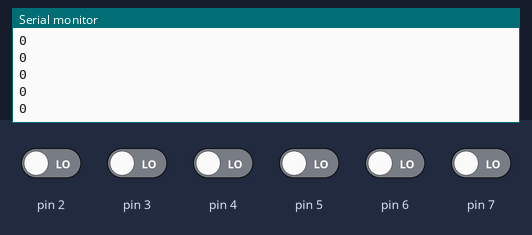
Recording of a sketch running on a simulated Arduino Uno, built with avr-gcc and run on an emulated ATmega328P. On the bench: the last lines printed to the serial monitor. The test bench sets the inputs (shaded band); at power-on: pin 2–7 LOW.

Above: at 1.2 s.
1.3 s: pin 2 driven HIGH
At 2.4 s:
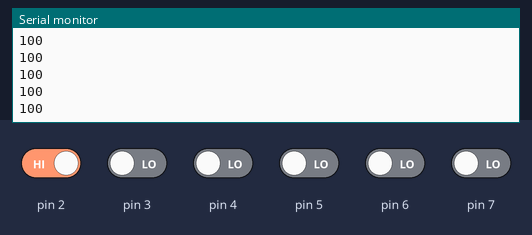
2.8 s: pin 3 driven HIGH
At 3.9 s:
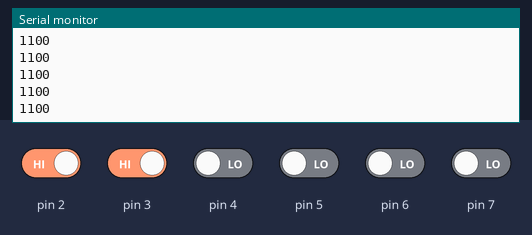
4.3 s: pin 4 driven HIGH
At 5.3 s:
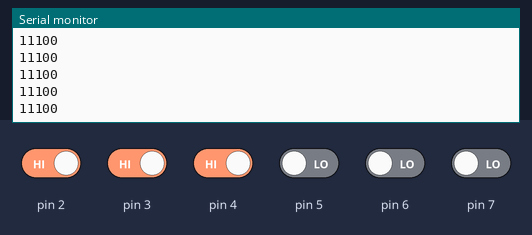
5.8 s: pin 5 driven HIGH
At 6.9 s:
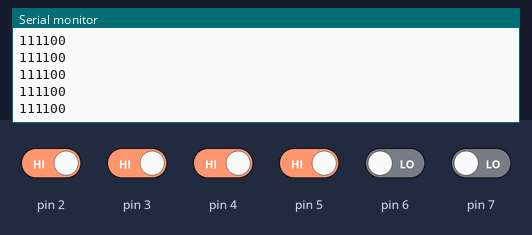
7.3 s: pin 6 driven HIGH
At 7.9 s:
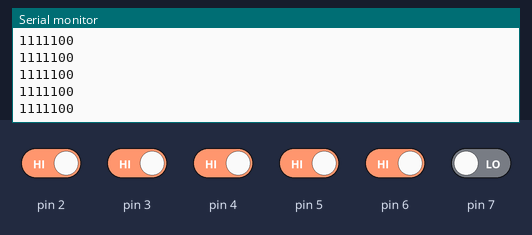
8.8 s: pin 7 driven HIGH
At 9.9 s:
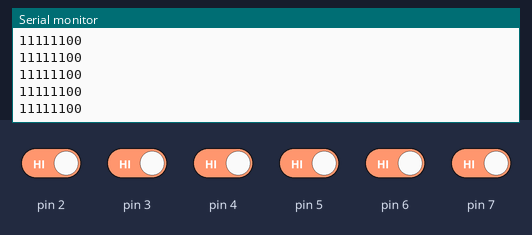
Timing chart, 0 to 11.3 s (numbered marks = the images above; inputs shaded):
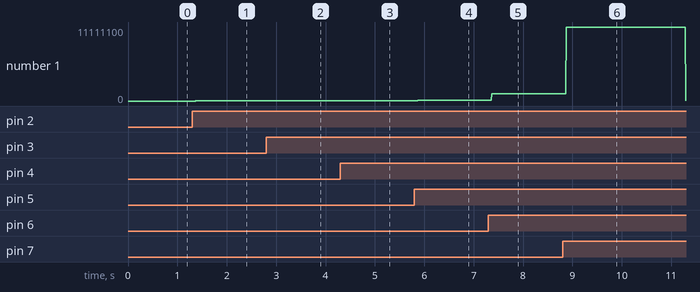

Measured:
- after the input at 1.3 s, the serial monitor: prints a new line after 0.07 s (image 1)
- after the input at 2.8 s, the serial monitor: prints a new line after 0.07 s (image 2)
- after the input at 4.3 s, the serial monitor: prints a new line after 0.07 s (image 3)
- after the input at 5.8 s, the serial monitor: prints a new line after 0.07 s (image 4)
- after the input at 7.3 s, the serial monitor: prints a new line after 0.07 s (image 5)
- after the input at 8.8 s, the serial monitor: prints a new line after 0.07 s (image 6)
- plotted number 1: 0 → 100 after the input at 1.3 s, 100 → 1100 after the input at 2.8 s, 1100 → 11100 after the input at 4.3 s, 11100 → 111100 after the input at 5.8 s, 111100 → 1111100 after the input at 7.3 s

The sketch:

readPort.ino
```cpp
#define PD2_MASK 0x04
void setup() {
  DDRD = DDRD & (~PD2_MASK); // PD2 como entrada
  Serial.begin(9600);
}
void loop() {
  uint8_t puertoD;
  puertoD = PIND;
  Serial.println(puertoD, BIN);
}
```
